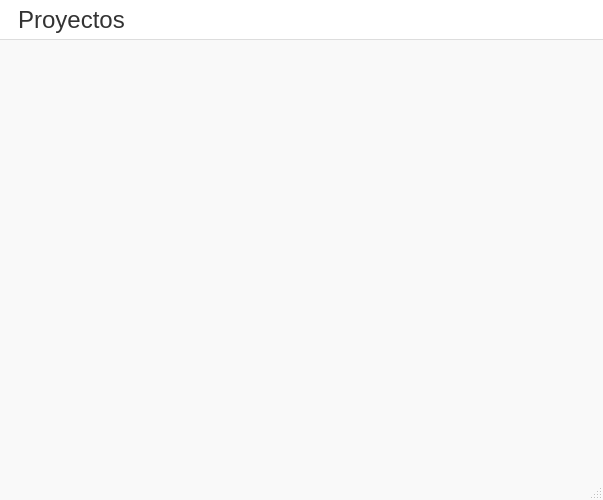
<?xml version="1.0" encoding="UTF-8"?>
<ui version="4.0">
 <class>MainWindow</class>
 <widget class="QMainWindow" name="MainWindow">
  <property name="geometry">
   <rect>
    <x>0</x>
    <y>0</y>
    <width>603</width>
    <height>500</height>
   </rect>
  </property>
  <property name="windowTitle">
   <string>MainWindow</string>
  </property>
  <property name="styleSheet">
   <string notr="true">QMainWindow {
    background-color: #f9f9f9;
    font-family: &quot;Segoe UI&quot;, &quot;Helvetica Neue&quot;, Arial, sans-serif;
    font-size: 18pt;
    color: #333333;
}

QMenuBar {
    background-color: #ffffff;
    font-size: 18pt;
    font-family: &quot;Segoe UI&quot;, &quot;Helvetica Neue&quot;, Arial, sans-serif;
    color: #333333;
    border-bottom: 1px solid #dddddd;
}

QMenuBar::item {
    background: transparent;
    padding: 6px 12px;
}

QMenuBar::item:selected {
    background: #e6e6e6;
    border-radius: 4px;
}

QMenu {
    background-color: #ffffff;
    border: 1px solid #dddddd;
    font-size: 18pt;
    font-family: &quot;Segoe UI&quot;, &quot;Helvetica Neue&quot;, Arial, sans-serif;
    color: #333333;
}

QMenu::item {
    padding: 6px 20px;
    background: transparent;
}

QMenu::item:selected {
    background-color: #f0f0f0;
    border-radius: 4px;
}

QAction {
    font-size: 18pt;
    font-family: &quot;Segoe UI&quot;, &quot;Helvetica Neue&quot;, Arial, sans-serif;
    color: #333333;
}</string>
  </property>
  <widget class="QWidget" name="centralwidget"/>
  <widget class="QMenuBar" name="menubar">
   <property name="geometry">
    <rect>
     <x>0</x>
     <y>0</y>
     <width>603</width>
     <height>45</height>
    </rect>
   </property>
   <widget class="QMenu" name="menuProyectos">
    <property name="title">
     <string>Proyectos</string>
    </property>
    <widget class="QMenu" name="menuSegundo_Parcial">
     <property name="title">
      <string>Segundo Parcial</string>
     </property>
     <addaction name="actionRegresi_n_Lineal"/>
     <addaction name="actionIntegraci_n_Num_rica"/>
     <addaction name="separator"/>
     <addaction name="actionSalir"/>
    </widget>
    <addaction name="menuSegundo_Parcial"/>
   </widget>
   <addaction name="menuProyectos"/>
  </widget>
  <widget class="QStatusBar" name="statusbar"/>
  <action name="actionRegresi_n_Lineal">
   <property name="text">
    <string>Regresión Lineal</string>
   </property>
  </action>
  <action name="actionIntegraci_n_Num_rica">
   <property name="text">
    <string>Integración Numérica</string>
   </property>
  </action>
  <action name="actionSalir">
   <property name="text">
    <string>Salir</string>
   </property>
  </action>
 </widget>
 <resources/>
 <connections/>
</ui>
